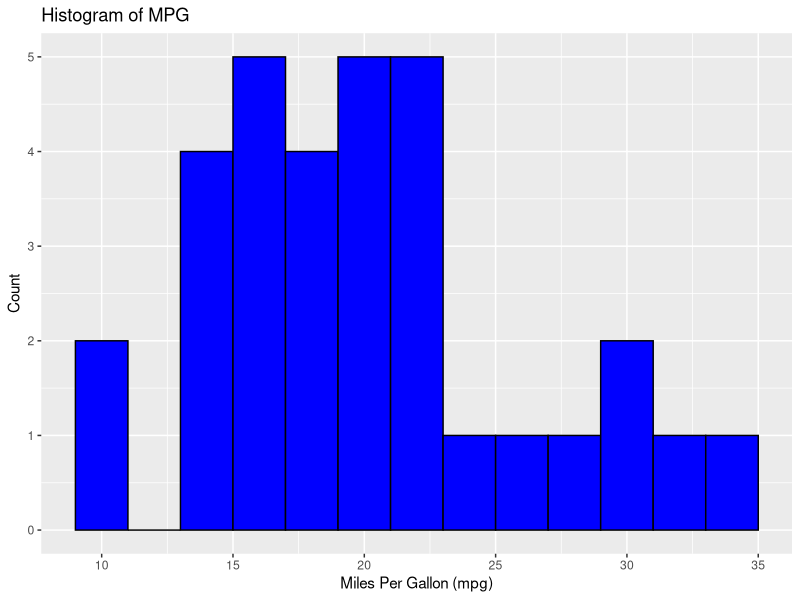
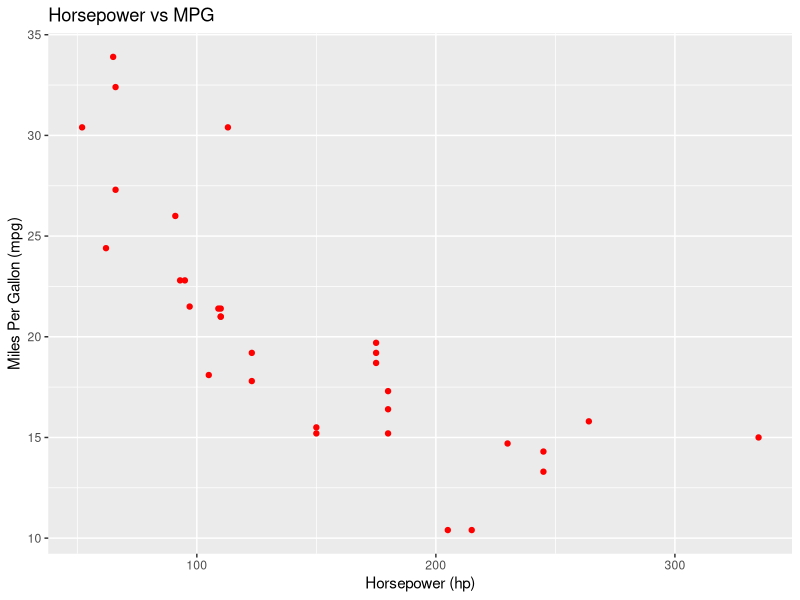
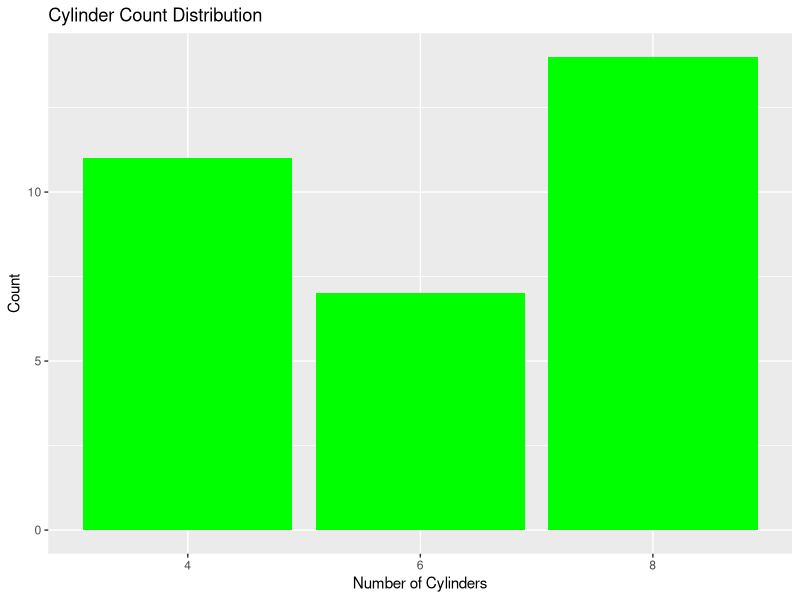
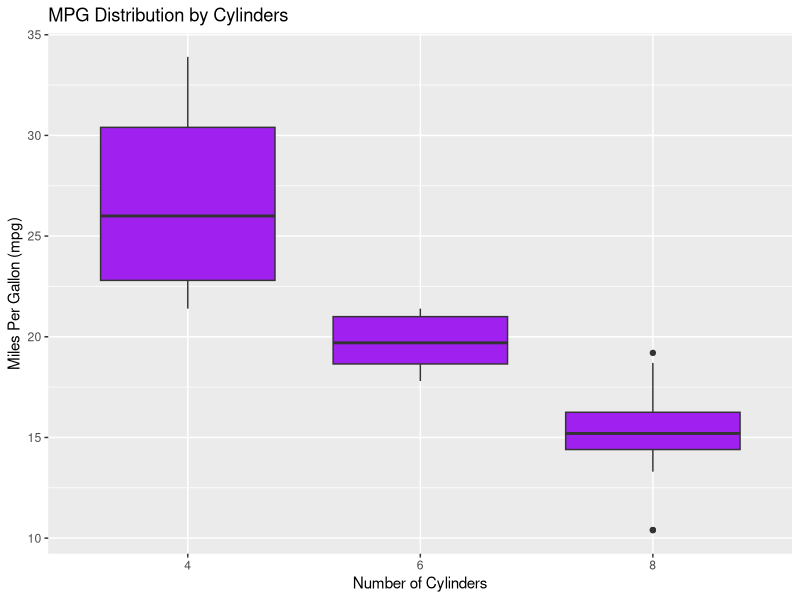
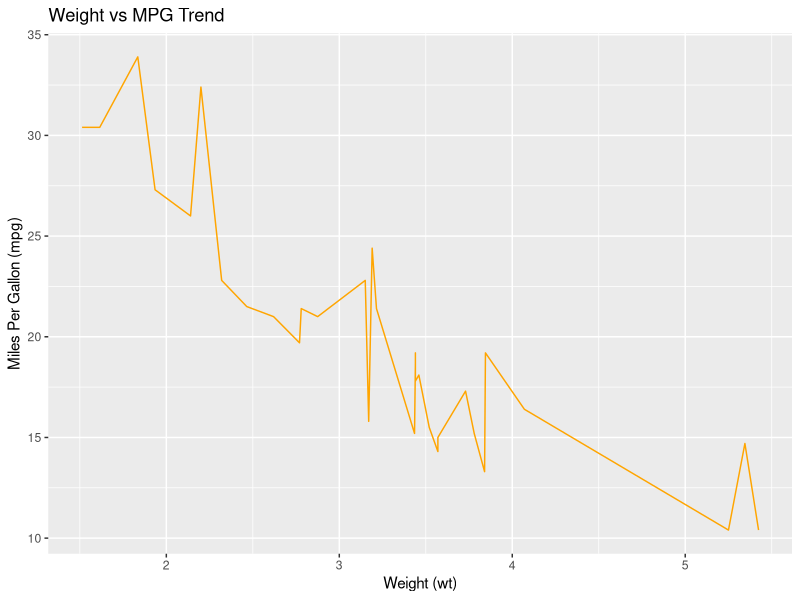
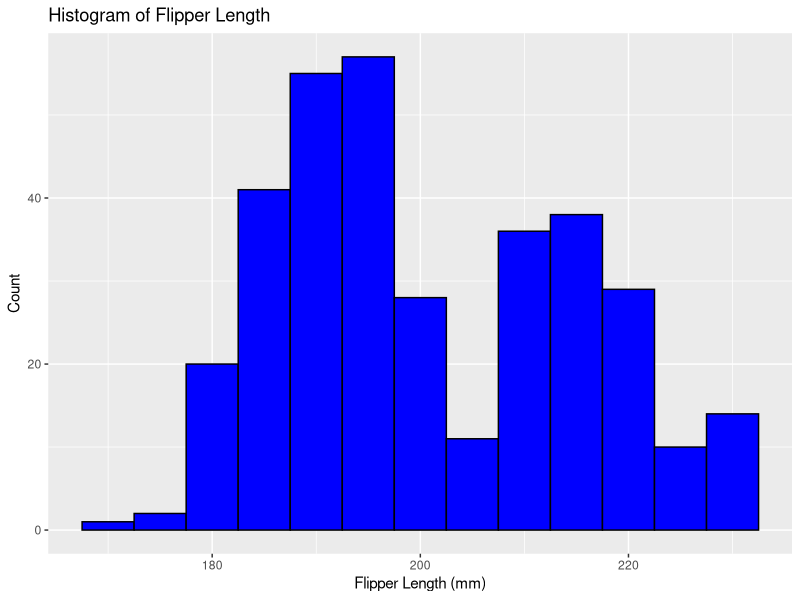
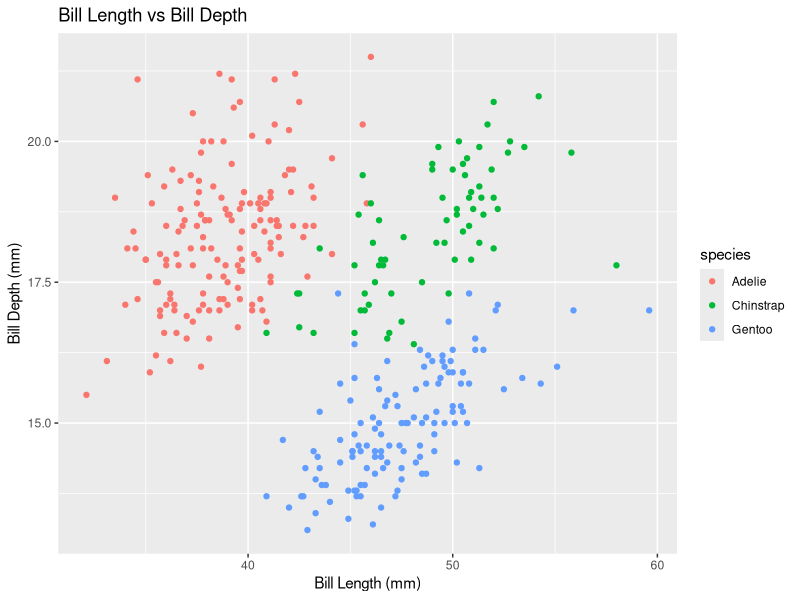
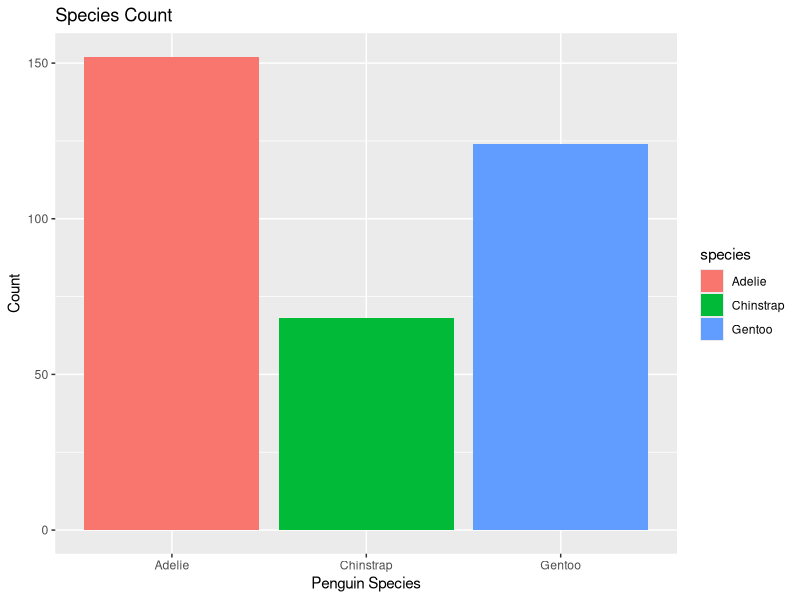

These charts were generated, in order, by the following R code:
## ---- chunk 1
num_var <- 10.5 
print(num_var)
class(num_var)

## ---- chunk 2
int_var <- 10L
print(int_var)
class(int_var)
## ---- chunk 3
char_var <- "Hello R" 
print(char_var)
## ---- chunk 4
log_var <- TRUE 
print(log_var)
class(log_var)
## ---- chunk 5
comp_var <- 3 + 2i 
print(comp_var)
class(comp_var)
## ---- chunk 6
vec <- c(1, 2, 3, 4)
attr(vec, "description") <- "This is a numeric vector"
print(vec)
attributes(vec)
## ---- chunk 7
mat <- matrix(1:9, nrow=3)
dimnames(mat) <- list(c("Row1", "Row2", "Row3"), c("Col1", "Col2", "Col3"))
print(mat)
attributes(mat)
## ---- chunk 8
num_vec <- c(1, 2, 3, 4, 5)
print(num_vec)
## ---- chunk 9
char_vec <- c("apple", "banana", "cherry")
print(char_vec)
## ---- chunk 10
log_vec <- c(TRUE, FALSE, TRUE, FALSE)
print(log_vec)
## ---- chunk 11
vec1 <- c(1, 2, 3)
vec2 <- c(4, 5, 6)

sum_vec <- vec1 + vec2 # Element-wise addition
print(sum_vec)
## ---- chunk 12
my_list <- list(name = "Dhayanidhi", age = 20, marks = c(85, 90, 95))
print(my_list)
## ---- chunk 13
print(my_list$name) # Access by name
print(my_list[[2]]) # Access by index
## ---- chunk 14
my_list$age <- 21
print(my_list)
## ---- chunk 15
df <- data.frame(Name = c("Alice", "Bob", "Charlie"), Age = c(25, 30, 35), Score = c(90, 85, 88))
print(df)
## ---- chunk 16
a <- matrix(1:12, nrow = 3, ncol = 4)
b <- matrix(11:22, nrow = 3, ncol = 4)
print(a+b)
print(a-b)
print(a*b)
print(a/b)
## ---- chunk 17
gender <- factor(c("Male", "Female", "Male", "Female"))
print(gender)
levels(gender)
## ---- chunk 18
square <- function(x) {
  return(x^2)
}
print(square(5))
## ---- chunk 19
my_function <- function(x, y) {
  return(x + y)
}
print(my_function(3, 5))
## ---- chunk 20
a <- 10
b <- 20
print(a > b)
print(a == b)
print(a != b)
print(a < b)

## ---- chunk 21
x <- 5
if (x > 0) {
  print("Positive number")
} else {
  print("Non-positive number")
}
## ---- chunk 22
for (i in 1:5) {
  if (i %% 2 == 0) {
    print(paste(i, "is even"))
  } else {
    print(paste(i, "is odd"))
  }
}
## ---- chunk 23
new_list <- list(animal = "Tiger", count = 5, colors = c("Orange", "Black"))
print(new_list$animal) # By name
print(new_list[[2]]) # By index
print(new_list[1:2]) # Subsetting multiple elements
## ---- chunk 24
new_mat <- matrix(1:12, nrow=3, byrow=TRUE)
print(new_mat[1,])  # First row
print(new_mat[,2])  # Second column
print(new_mat[2,3]) # Specific element
## ---- chunk 25
new_df <- data.frame(City = c("Chennai", "Mumbai"), Population = c(8000000, 20000000), Area = c(426, 603))
print(new_df$City)    # Selecting a column
print(new_df[1,])     # Selecting a row
print(new_df[1:2, 2]) # Selecting specific rows and column
## ---- chunk 26
data(iris)  # Loading iris dataset
print(head(iris))  # Display first six rows
## ---- chunk 27
print(summary(iris))  # Summary statistics of the dataset
## ---- chunk 28
print(iris$Species)  # Selecting a specific column
print(iris[, c("Sepal.Length", "Sepal.Width")])  # Selecting multiple columns
## ---- chunk 29
filtered_data <- subset(iris, Species == "setosa")
print(head(filtered_data))
## ---- chunk 30
aggr_data <- aggregate(Sepal.Length ~ Species, data = iris, FUN = mean)
print(aggr_data)
## ---- chunk 31
iris$Sepal.Area <- iris$Sepal.Length * iris$Sepal.Width
print(head(iris))
## ---- chunk 32
iris <- subset(iris, select = -Sepal.Area)
print(head(iris))
## ---- chunk 33
library(dplyr)
library(ggplot2)
## ---- chunk 34
data("diamonds")
diamonds_sample <- diamonds %>% select(cut, color, clarity, price, carat)
print(head(diamonds_sample))
## ---- chunk 35
selected_data <- select(diamonds_sample, cut, price)
print(head(selected_data))
## ---- chunk 36
filtered_data <- filter(diamonds_sample, price > 5000)
print(head(filtered_data))
## ---- chunk 37
sorted_data <- arrange(diamonds_sample, desc(price))
print(head(sorted_data))
## ---- chunk 38
diamonds_sample <- mutate(diamonds_sample, price_per_carat = price / carat)
print(head(diamonds_sample))
## ---- chunk 39
sales_summary <- diamonds_sample %>% summarise(Average_Price = mean(price))
print(sales_summary)
## ---- chunk 40
grouped_summary <- diamonds_sample %>% group_by(cut) %>% summarise(Total_Price = sum(price))
print(grouped_summary)
## ---- chunk 41
library(dplyr)
## ---- chunk 42
banking_data <- data.frame(
  Customer_ID = 1:6,
  Account_Type = c("Savings", "Checking", "Savings", "Loan", "Checking", "Loan"),
  Balance = c(5000, 2000, 7000, -1000, 1500, -500),
  Transactions = c(10, 25, 12, 5, 20, 8)
)
print(head(banking_data))

## ---- chunk 43
selected_data <- select(banking_data, Customer_ID, Balance)
print(head(selected_data))
## ---- chunk 44
filtered_data <- filter(banking_data, Balance > 1000)
print(head(filtered_data))
## ---- chunk 45
sorted_data <- arrange(banking_data, desc(Balance))
print(head(sorted_data))
## ---- chunk 46
banking_data <- mutate(banking_data, Avg_Transaction = Balance / Transactions)
print(head(banking_data))
## ---- chunk 47
sales_summary <- banking_data %>% summarise(Average_Balance = mean(Balance))
print(sales_summary)
## ---- chunk 48
grouped_summary <- banking_data %>% group_by(Account_Type) %>% summarise(Total_Balance = sum(Balance))
print(grouped_summary)
## ---- chunk 49

### Loading Required Library
library(ggplot2)

### Loading the mtcars Dataset
data("mtcars")
print(head(mtcars))

# 1. Histogram of MPG (Miles Per Gallon)
hist_plot <- ggplot(mtcars, aes(x = mpg)) +
  geom_histogram(binwidth = 2, fill = "blue", color = "black") +
  labs(title = "Histogram of MPG", x = "Miles Per Gallon (mpg)", y = "Count")

# 2. Scatter Plot of Horsepower vs MPG
scatter_plot <- ggplot(mtcars, aes(x = hp, y = mpg)) +
  geom_point(color = "red") +
  labs(title = "Horsepower vs MPG", x = "Horsepower (hp)", y = "Miles Per Gallon (mpg)")

# 3. Bar Chart of Cylinders Count
bar_chart <- ggplot(mtcars, aes(x = factor(cyl))) +
  geom_bar(fill = "green") +
  labs(title = "Cylinder Count Distribution", x = "Number of Cylinders", y = "Count")

# 4. Box Plot of MPG by Number of Cylinders
box_plot <- ggplot(mtcars, aes(x = factor(cyl), y = mpg)) +
  geom_boxplot(fill = "purple") +
  labs(title = "MPG Distribution by Cylinders", x = "Number of Cylinders", y = "Miles Per Gallon (mpg)")

# 5. Line Plot of Weight vs MPG (Trend)
line_plot <- ggplot(mtcars, aes(x = wt, y = mpg)) +
  geom_line(color = "orange") +
  labs(title = "Weight vs MPG Trend", x = "Weight (wt)", y = "Miles Per Gallon (mpg)")

# Printing the Plots
print(hist_plot)
print(scatter_plot)
print(bar_chart)
print(box_plot)
print(line_plot)

## ---- chunk 50

### Loading Required Libraries
library(ggplot2)
library(palmerpenguins)

### Loading the Penguins Dataset
data("penguins")
print(head(penguins))

# 1. Histogram of Flipper Length
hist_plot <- ggplot(penguins, aes(x = flipper_length_mm)) +
  geom_histogram(binwidth = 5, fill = "blue", color = "black") +
  labs(title = "Histogram of Flipper Length", x = "Flipper Length (mm)", y = "Count")

# 2. Scatter Plot of Bill Length vs Bill Depth
scatter_plot <- ggplot(penguins, aes(x = bill_length_mm, y = bill_depth_mm, color = species)) +
  geom_point() +
  labs(title = "Bill Length vs Bill Depth", x = "Bill Length (mm)", y = "Bill Depth (mm)")

# 3. Bar Chart of Species Count
bar_chart <- ggplot(penguins, aes(x = species, fill = species)) +
  geom_bar() +
  labs(title = "Species Count", x = "Penguin Species", y = "Count")

# 4. Box Plot of Body Mass by Species
box_plot <- ggplot(penguins, aes(x = species, y = body_mass_g, fill = species)) +
  geom_boxplot() +
  labs(title = "Body Mass Distribution by Species", x = "Penguin Species", y = "Body Mass (g)")

# 5. Line Plot of Average Flipper Length by Species
line_plot <- ggplot(penguins, aes(x = species, y = flipper_length_mm, color = species, group = 1)) +
  stat_summary(fun = mean, geom = "point", size = 4) +  # Add points for mean values
  stat_summary(fun = mean, geom = "line", size = 1) +   # Connect points with a line
  labs(title = "Average Flipper Length by Species", x = "Penguin Species", y = "Flipper Length (mm)")

# Printing the Plots
print(hist_plot)
print(scatter_plot)
print(bar_chart)
print(box_plot)
print(line_plot)

